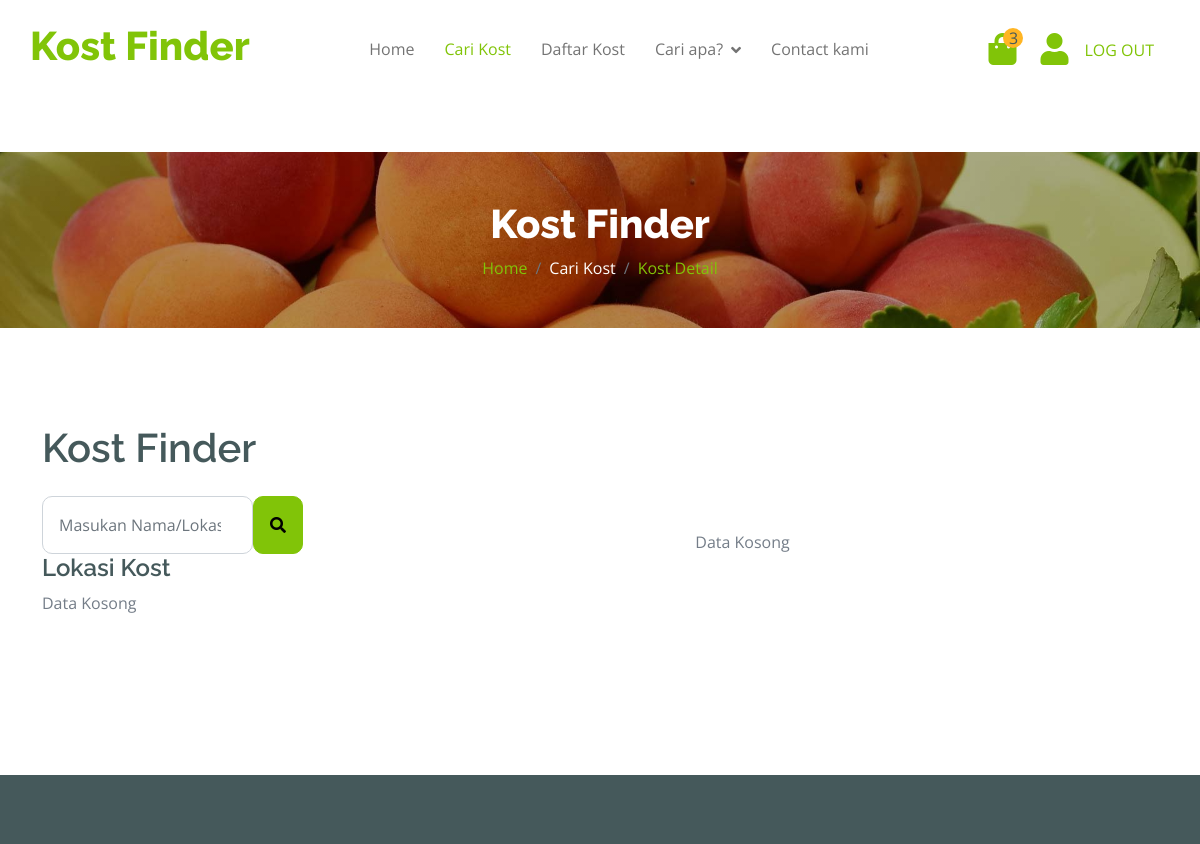
/index.php/cdaftarkost/cari_kost (upper part), run on an earlier commit of the app's database.
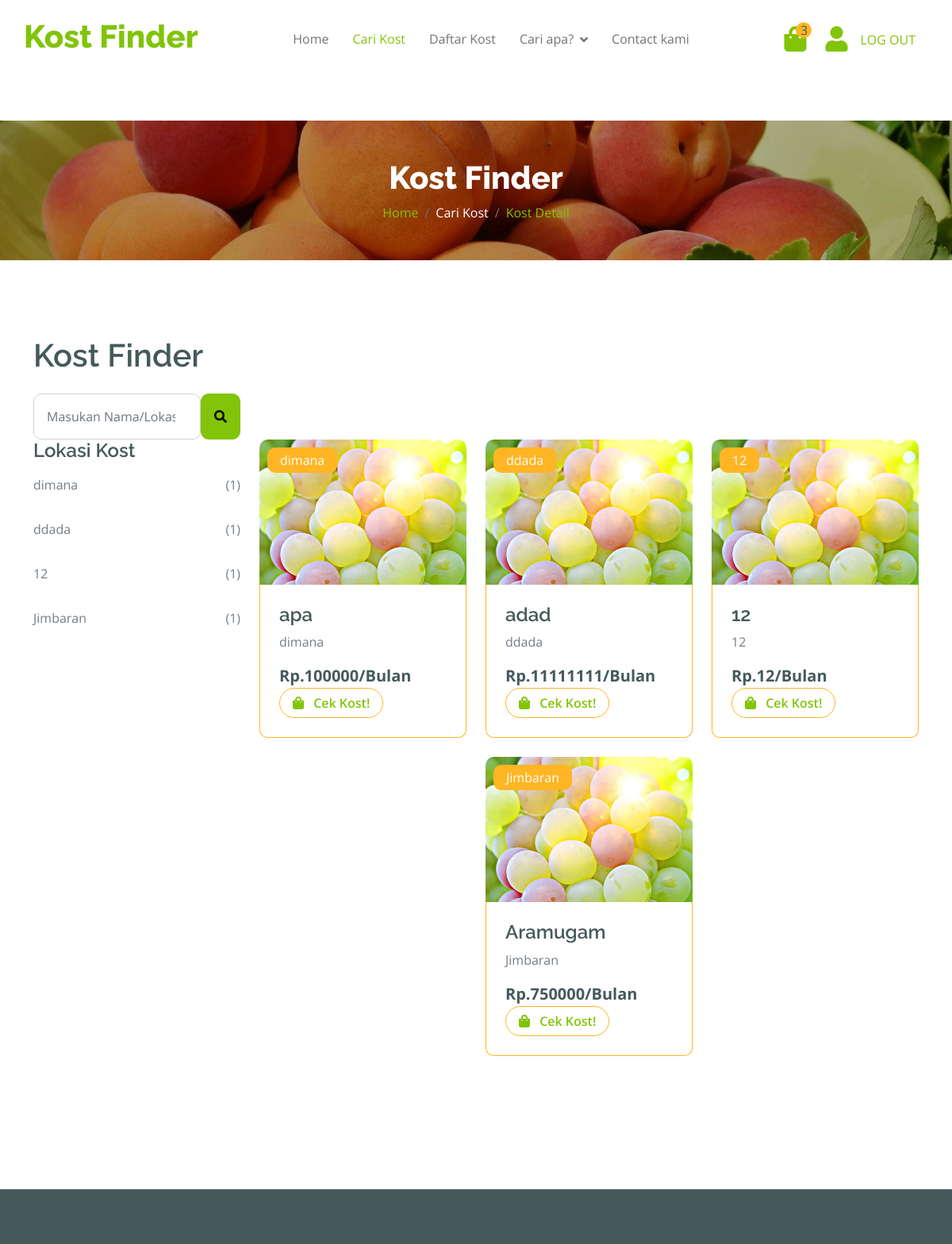
And on a later commit of the database.
### tables this page shows
CREATE TABLE `tbkost` (
  `id_kost` int(11) NOT NULL,
  `namaKost` varchar(50) NOT NULL,
  `alamatKost` varchar(50) NOT NULL,
  `hargaKost` varchar(100) NOT NULL,
  `kodepos` varchar(10) NOT NULL,
  `deskripsi` text NOT NULL,
  `gambar` text NOT NULL
);

### application/controllers/Cdaftarkost.php (called while the page is built, shortened)
<?php
    class Cdaftarkost extends CI_Controller {
        public function __construct()
		{
            $this->load->model('mdaftarkost');
		}
        function cari_kost() {
            $keyword = $this->input->post('keyword');
            $data['data'] = $this->mdaftarkost->searchKost($keyword);
            $this->load->view('pemilik/carikost', $data);
        }
    }
?>

### index.php (called while the page is built, shortened)
<?php
require_once BASEPATH.'core/CodeIgniter.php';

### application/models/Mdaftarkost.php (called while the page is built, shortened)
<?php
    class Mdaftarkost extends CI_Model {
		function searchKost($keyword) {
			$this->db->like('namaKost', $keyword);
			$this->db->or_like('alamatKost', $keyword);
			$this->db->or_like('deskripsi', $keyword);
			$query = $this->db->get('tbkost');
			return $query->result();
		}
    }
?>

### application/views/pemilik/cariKost.php (the view, shortened to what this page needs)
<!DOCTYPE html>
<html lang="en">
    <head>
        <link rel="stylesheet" href="https://use.fontawesome.com/releases/v5.15.4/css/all.css"/>
        <link href="https://cdn.jsdelivr.net/npm/bootstrap-icons@1.4.1/font/bootstrap-icons.css" rel="stylesheet">
        <link href="<?=base_url()?>assets/lib/lightbox/css/lightbox.min.css" rel="stylesheet">
        <link href="<?=base_url()?>assets/lib/owlcarousel/assets/owl.carousel.min.css" rel="stylesheet">
        <link href="<?=base_url()?>assets/css/bootstrap.min.css" rel="stylesheet">
        <link href="<?=base_url()?>assets/css/style.css" rel="stylesheet">
    </head>
    <body>
        <div class="container-fluid fixed-top">
            <div class="container px-0">
                <nav class="navbar navbar-light bg-white navbar-expand-xl">
                    <a href="index.html" class="navbar-brand"><h1 class="text-primary display-6">Kost Finder</h1></a>
                    <div class="collapse navbar-collapse bg-white" id="navbarCollapse">
                        <div class="navbar-nav mx-auto">
                            <a href="<?php echo base_url ('ctampilan/dashboard_pemilik'); ?>" class="nav-item nav-link">Home</a>
                            <a href="<?php echo base_url ('ctampilan/cari_kost'); ?>" class="nav-item nav-link active">Cari Kost</a>
                            <a href="<?php echo base_url ('ctampilan/daftar_kost'); ?>" class="nav-item nav-link">Daftar Kost</a>
                            <div class="nav-item dropdown">
                                <a href="#" class="nav-link dropdown-toggle" data-bs-toggle="dropdown">Cari apa?</a>
                            </div>
                            <a href="contact.html" class="nav-item nav-link">Contact kami</a>
                        </div>
                        <div class="d-flex m-3 me-0">
                            <a href="#" class="position-relative me-4 my-auto">
                                <i class="fa fa-shopping-bag fa-2x"></i>
                                <span class="position-absolute bg-secondary rounded-circle d-flex align-items-center justify-content-center text-dark px-1" style="top: -5px; left: 15px; height: 20px; min-width: 20px;">3</span>
                            </a>
                            <a href="<?php echo base_url ('cprofile/tampil'); ?>" class="my-auto"><i class="fas fa-user fa-2x"></i></a>
                            <a href="<?php echo base_url ('auth/clogin'); ?>" class="nav-item nav-link">LOG OUT</a>
                        </div>
                    </div>
                </nav>
            </div>
        </div>
        <div class="container-fluid page-header py-5">
            <h1 class="text-center text-white display-6">Kost Finder</h1>
            <ol class="breadcrumb justify-content-center mb-0">
                <li class="breadcrumb-item"><a href="#">Home</a></li>
                <li class="breadcrumb-item active text-white">Cari Kost</li>
                <li class="breadcrumb-item"><a href="#">Kost Detail</a></li>
            </ol>
        </div>
        <div class="container-fluid fruite py-5">
            <div class="container py-5">
                <h1 class="mb-4">Kost Finder</h1>
                <div class="row g-4">
                    <div class="col-lg-12">
                        <div class="row g-4">
                            <div class="col-xl-3">
                                <form action="<?= base_url('Cdaftarkost/cari_kost'); ?>" method="post" class="w-100 mx-auto d-flex">
                                    <input type="search" name="keyword" class="form-control p-3" placeholder="Masukan Nama/Lokasi Kost" aria-describedby="search-icon-1">
                                    <button type="submit" class="btn btn-primary input-group-text p-3 "><i class="fa fa-search"></i></button>
                                </form>
                            </div>
                        </div>
                        <div class="row g-4">
                            <div class="col-lg-3">
                                <div class="row g-4">
                                    <div class="col-lg-12">
                                        <div class="mb-3">
                                            <h4>Lokasi Kost</h4>
                                            <?php
                                            if (empty($data)) {
                                                echo "Data Kosong";
                                            } else {
                                                $lokasi = [];
                                                foreach ($data as $item) {
                                                    $lokasi[$item->alamatKost][] = $item;
                                                }
                                                foreach ($lokasi as $alamatKost => $items):
                                            ?>
                                                <ul class="list-unstyled fruite-categorie">
                                                    <li>
                                                        <div class="d-flex justify-content-between fruite-name">
                                                            <a ><?php echo $alamatKost; ?></a>
                                                            <span>(<?php echo count($items); ?>)</span>
                                                        </div>
                                                    </li>
                                                </ul>
                                            <?php
                                                endforeach;
                                            }
                                            ?>
                                        </div>
                                    </div>
                                </div>
                            </div>
                            <div class="col-lg-9">
                                <div class="row g-4 justify-content-center">
                                    <?php
                                        if (empty($data)) {
                                            echo "Data Kosong";
                                        } else {
                                            foreach ($data as $item):
                                    ?>
                                    <div class="col-md-6 col-lg-6 col-xl-4">
                                        <div class="rounded position-relative fruite-item">
                                            <div class="fruite-img">
                                                <img src="<?=base_url()?>assets/img/fruite-item-5.jpg" class="img-fluid w-100 rounded-top" alt="">
                                            </div>
                                            <div class="text-white bg-secondary px-3 py-1 rounded position-absolute" style="top: 10px; left: 10px;"><?php echo $item->alamatKost ?></div>
                                            <div class="p-4 border border-secondary border-top-0 rounded-bottom">
                                                    <h4><?php echo $item->namaKost ?></h4>
                                                    <p><?php echo $item->alamatKost ?></p>
                                                    <p class="text-dark fs-5 fw-bold mb-0">Rp.<?php echo $item->hargaKost ?>/Bulan</p>
                                                    <a href="<?= base_url('Cdaftarkost/detailKost/' . $item->id_kost); ?>" class="btn border border-secondary rounded-pill px-3 text-primary"><i class="fa fa-shopping-bag me-2 text-primary"></i> Cek Kost!</a>
                                            </div>
                                        </div>
                                    </div>
                                    <?php
                                        endforeach;
                                        }
                                    ?>
                                </div>
                            </div>
                        </div>
                    </div>
                </div>
            </div>
        </div>
        <div class="container-fluid bg-dark text-white-50 footer pt-5 mt-5">
            <div class="container py-5">
            </div>
        </div>
    </body>
</html>

### assets/css/style.css (style rules this page uses)
.btn { font-weight: 600; transition: .5s; }
.btn.border-secondary { transition: 0.5s; }
.navbar .navbar-nav .nav-link { padding: 10px 15px; font-size: 16px; transition: .5s; }
.navbar { height: 100px; border-bottom: 1px solid rgba(255, 255, 255, .1); }
.navbar .navbar-nav .nav-link:hover, .navbar .navbar-nav .nav-link.active, .fixed-top.bg-white .navbar .navbar-nav .nav-link:hover, .fixed-top.bg-white .navbar .navbar-nav .nav-link.active { color: var(--bs-primary); }
.navbar .dropdown-toggle::after { border: none; content: "\f107"; font-family: "Font Awesome 5 Free"; font-weight: 700; vertical-align: middle; margin-left: 8px; }
.page-header { position: relative; background: linear-gradient(rgba(0, 0, 0, 0.3), rgba(0, 0, 0, 0.3)), url(../img/cart-page-header-img.jpg); background-position: center center; background-repeat: no-repeat; background-size: cover; }
@media (min-width: 992px) { .hero-header, .page-header { margin-top: 152px !important; } }
.fruite .fruite-categorie .fruite-name { line-height: 40px; }
.fruite .fruite-categorie .fruite-name a { transition: 0.5s; }
.fruite .fruite-item { height: 100%; transition: 0.5s; }
.fruite .fruite-item .fruite-img { overflow: hidden; transition: 0.5s; border-radius: 10px 10px 0 0; }
.fruite .fruite-item .fruite-img img { transition: 0.5s; }

What changed in the data, as far as the page shows it:
added tbkost: alamatKost "dimana", namaKost "apa", hargaKost "100000"
added tbkost: alamatKost "ddada", namaKost "adad", hargaKost "11111111"
added tbkost: alamatKost "12", namaKost "12", hargaKost "12"
added tbkost: alamatKost "Jimbaran", namaKost "Aramugam", hargaKost "750000"
Also different on the page:
new list line: "dimana ( 1 )"
new list line: "ddada ( 1 )"
new list line: "12 ( 1 )"
new list line: "Jimbaran ( 1 )"
text no longer shown: "Data Kosong Data Kosong"
